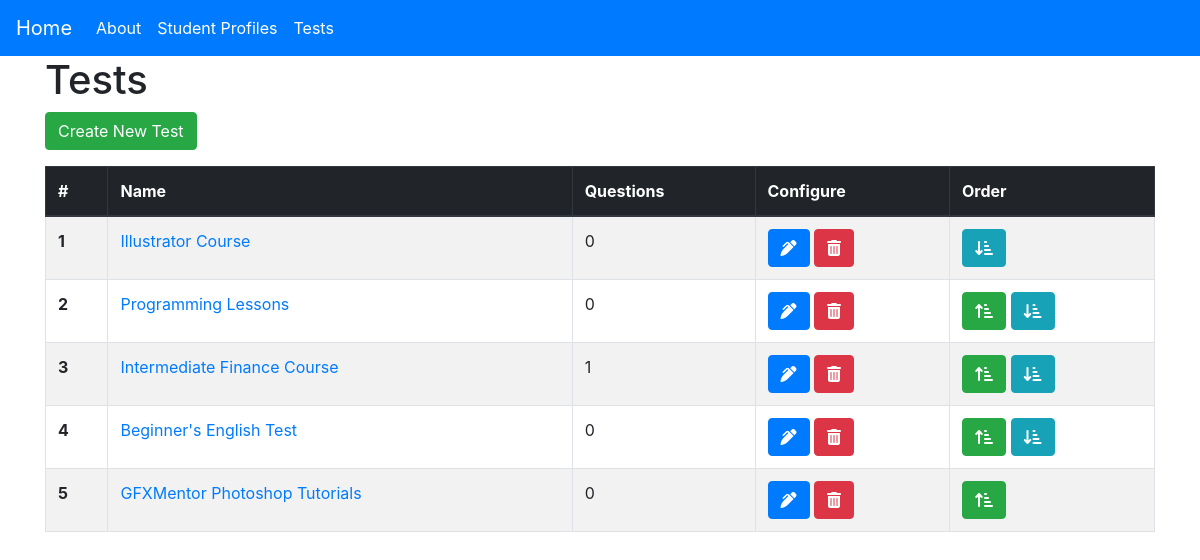
Before: /tests/ with the older database file.
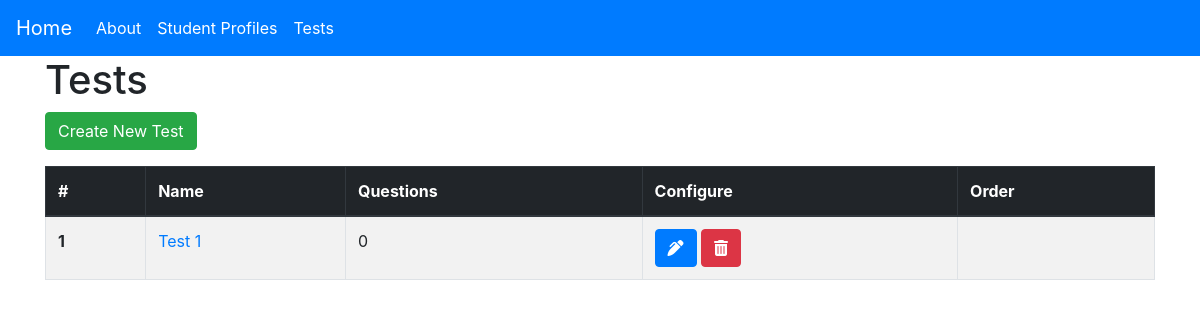
After: the same page with the newer database file.
### main/models.py (models this page shows, shortened)
class Test(models.Model):
    test_name = models.CharField(max_length=100)
    test_directions = models.TextField(null=True)
    test_status_new = models.ManyToManyField('StudentProfile', related_name='test_status_new')
    test_status_good = models.ManyToManyField('StudentProfile', related_name='test_status_good')
    test_status_repeat = models.ManyToManyField('StudentProfile', related_name='test_status_repeat')
    test_repeat_due = models.IntegerField(default=6)
    test_status_due = models.ManyToManyField('StudentProfile', related_name='test_status_due')
    test_order = models.IntegerField(default=0)
    supporting_material = models.CharField(max_length=500, null=True)

### main/views.py (the view)
# urls.py: path('tests/', views.tests, name='tests'),
def tests(request):
    tests = Test.objects.all().order_by('test_order')
    questions = Question.objects.all()
    profiles = StudentProfile.objects.all()
    if request.method == 'POST':
        c_form = CreateTestForm(request.POST)
        u_form = UpdateTestForm(request.POST)
        if c_form.is_valid():
            c_form.save(commit=False)
            test = Test(
                test_name = c_form.cleaned_data['test_name'],
                test_directions = c_form.cleaned_data['test_directions'],
                test_order = len(Test.objects.all()),
                )
            test.save()
            for profile in profiles:
                profile.test_status_new.add(test)
                profile.save()
            messages.success(request, 'This test has been created.', extra_tags='alert alert-primary')
            return redirect('tests')
    else:
        c_form = CreateTestForm()
        u_form = UpdateTestForm()
    context = {
        'title': 'Tests',
        'tests': tests,
        'questions': questions,
        'form': c_form,
        'u_form': u_form,
        'last_test': len(Test.objects.all()) - 1,
    }
    return render(request, 'main/tests.html', context=context)

### main/templatetags/tags.py (called while the page is built)
@register.simple_tag(name='filter_questions_per_test')
def filter_questions_per_test(questions, test_id):
    questions_per_test = questions.filter(test=test_id)
    length_of_questions = len(questions_per_test)
    return length_of_questions

### main/templates/main/tests.html (shortened to what this page needs)
{% extends 'main/base.html' %}
{% load crispy_forms_tags %}
{% load tags %}
{% block content %}
<h1>Tests</h1>
<button type="button" class="btn btn-success mb-3" data-toggle="modal" data-target="#createTestModal">
    Create New Test
</button>
<table id="testsTable" class="table table-striped table-bordered">
    <thead class="thead-dark">
        <tr>
            <th scope="col">#</th>
            <th scope="col">Name</th>
            <th scope="col">Questions</th>
            <th scope="col">Configure</th>
            <th scope="col">Order</th>
        </tr>
    </thead>
    <tbody>
        {% for test in tests %}
            <tr>
                <th scope="row">{{forloop.counter}}</th>
                <td>
                    <a href="{% url 'test' test.id %}">
                        {{test.test_name}}
                    </a>
                </td>
                <td>{%filter_questions_per_test questions test.id%}</td>
                <td>
                    <button title="Update Test" type="button" class="btn btn-primary" data-toggle="modal" data-target="#updateTestModal{{forloop.counter}}">
                        <i class="fas fa-pen-alt"></i>
                    </button>
                    <button title="Delete Test" type="button" class="btn btn-danger" data-toggle="modal" data-target="#deleteTestModal{{forloop.counter}}">
                        <i class="fas fa-trash-alt"></i>
                    </button>
                </td>
                <td>
                    {% if test.test_order != 0 %}
                        <a href="{% url 'test-move-up' test.id %}">
                            <button title="Move Up" class="btn btn-success move up"><i class="fas fa-sort-amount-up-alt"></i></button>
                        </a>
                    {% endif %}
                    {% if test.test_order != last_test %}
                        <a href="{% url 'test-move-down' test.id %}">
                            <button title="Move Down" class="btn btn-info move down"><i class="fas fa-sort-amount-down-alt"></i></button>
                        </a>
                    {% endif %}
                </td>
            </tr>
        {% endfor %}
    </tbody>
</table>
{% endblock content %}

Changed rows visible on the page:
removed Test: test_name "Illustrator Course", id "0", test_order 0 (drawn)
removed Test: test_name "Programming Lessons", id "0", test_order 1 (drawn)
removed Test: test_name "Intermediate Finance Course", id "1", test_order 2 (drawn)
removed Test: test_name "Beginner's English Test", id "0", test_order 3 (drawn)
removed Test: test_name "GFXMentor Photoshop Tutorials", id "0", test_order 4 (drawn)
added Test: test_name "Test 1", id "0"
